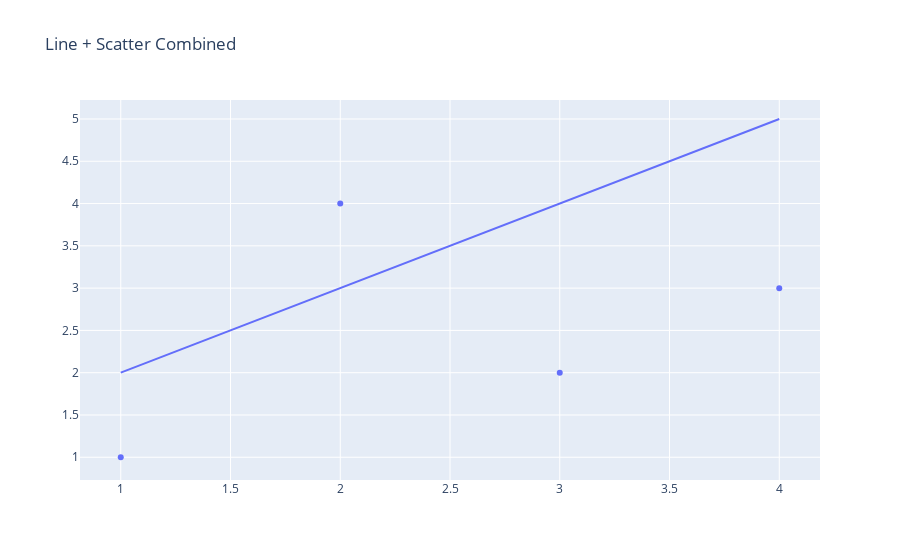

Notebook code for this chart:
### Code cell
import plotly.express as px
import plotly.graph_objects as go

import pandas as pd

# Sample Data
df = pd.DataFrame({
    'x': [1, 2, 3, 4],
    'y_line': [2, 3, 4, 5],
    'y_scatter': [1, 4, 2, 3]
})

# Create line chart using px
fig_line = px.line(df, x='x', y='y_line')

# Create scatter chart using px
fig_scatter = px.scatter(df, x='x', y='y_scatter')

# Combine traces into one figure
fig_combined = go.Figure()

# Add both traces
for trace in fig_line.data:
    fig_combined.add_trace(trace)

for trace in fig_scatter.data:
    fig_combined.add_trace(trace)

fig_combined.update_layout(title='Line + Scatter Combined')
fig_combined.show()

### Figure 1 — Plotly figure (JSON) as saved in the notebook; plotly's stock layout.template omitted (floating-point values rounded to 4 significant figures)
{"data": [{"hovertemplate": "x=%{x}<br>y_line=%{y}<extra></extra>", "legendgroup": "", "line": {"color": "#636efa", "dash": "solid"}, "marker": {"symbol": "circle"}, "mode": "lines", "name": "", "orientation": "v", "showlegend": false, "type": "scatter", "x": [1, 2, 3, 4], "xaxis": "x", "y": [2, 3, 4, 5], "yaxis": "y"}, {"hovertemplate": "x=%{x}<br>y_scatter=%{y}<extra></extra>", "legendgroup": "", "marker": {"color": "#636efa", "symbol": "circle"}, "mode": "markers", "name": "", "orientation": "v", "showlegend": false, "type": "scatter", "x": [1, 2, 3, 4], "xaxis": "x", "y": [1, 4, 2, 3], "yaxis": "y"}], "layout": {"title": {"text": "Line + Scatter Combined"}}}
